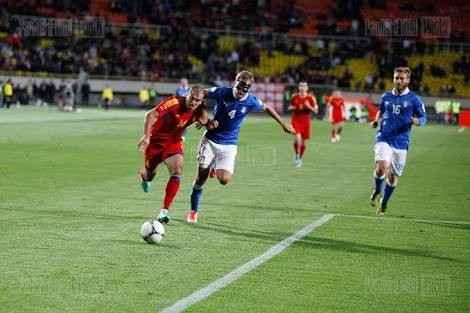
#> input picture day6/field.jpg, 470 x 313 px
$ python ps_3.py
#> lines starting #> are read from the running program, lines starting #| are printed output that depends on the picture
#!/usr/bin/python
from __future__ import print_function
import numpy as np
import cv2
from matplotlib import pyplot as plt
import math

img= cv2.imread('field.jpg',0)
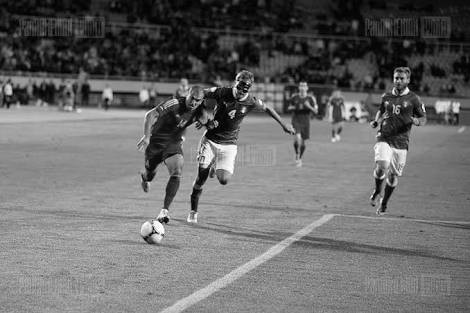
#> img: shape (313, 470); min 0, max 255, mean 105.4
template=cv2.imread('template.jpg',0)
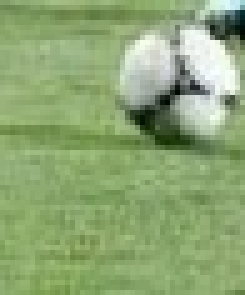
#> input picture day6/template.jpg, 49 x 59 px (shown 5 times larger)
#> template: shape (59, 49); min 2, max 255, mean 153.2
w, h = template.shape[::-1]
#> w = 49; h = 59

methods = ['cv2.TM_CCOEFF', 'cv2.TM_CCOEFF_NORMED', 'cv2.TM_CCORR', 'cv2.TM_CCORR_NORMED', 'cv2.TM_SQDIFF', 'cv2.TM_SQDIFF_NORMED']

for meth in methods:
    img2= img.copy()
    method= eval(meth)
    img_match=cv2.matchTemplate(img2, template,method)

    min_val, max_val, min_loc, max_loc= cv2.minMaxLoc(img_match)
    if method in [cv2.TM_SQDIFF, cv2.TM_SQDIFF_NORMED]:
        top_left= min_loc
    else:
        top_left = max_loc
    bottom_right =(top_left[0]+w, top_left[1]+h)
    cv2.rectangle(img2, top_left, bottom_right, 255, 2)

    plt.subplot(121),plt.imshow(img_match,cmap = 'gray')
    plt.title('Matching Result'), plt.xticks([]), plt.yticks([])
    plt.subplot(122),plt.imshow(img2,cmap = 'gray')
    plt.title('Detected Point'), plt.xticks([]), plt.yticks([])
    plt.suptitle(meth)
    plt.show()
#> this loop made 6 passes
#> (min_val, max_val, min_loc, top_left, bottom_right) on passes 1 to 4: (-1963549.2, 3151439, (10, 80), (117, 215), (166, 274)), (-0.355, 0.976, (10, 80), (117, 215), (166, 274)), (9048167, 72410400, (164, 0), (223, 145), (272, 204)), (0.687, 0.999, (376, 35), (117, 215), (166, 274))
#> (min_val, max_val, max_loc, top_left, bottom_right) on passes 5 to 6: (165776, 54671688, (164, 0), (117, 215), (166, 274)), (0.00231, 1, (0, 0), (117, 215), (166, 274))
#> pass 1, `img_match=cv2.matchTemplate(img2, template,method)`:
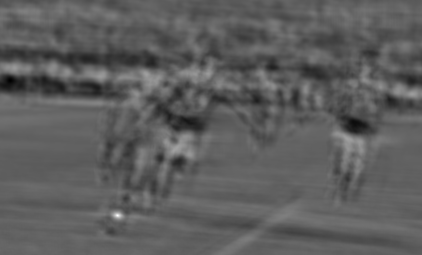
#> img_match: shape (255, 422) float32; min -1963549.2, max 3151439, mean -79538.1; drawn with min black and max white
#> pass 1, `plt.show()`:
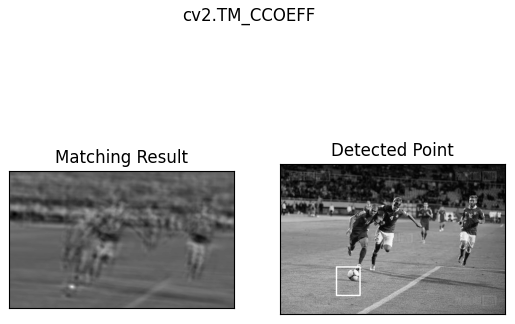
#> figure drawn by matplotlib, 2 panels
#> pass 2, `img_match=cv2.matchTemplate(img2, template,method)`:
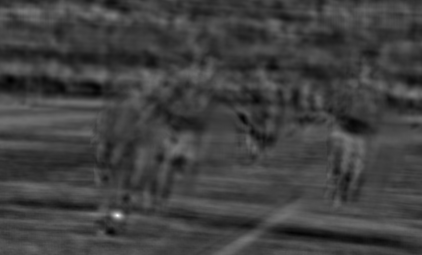
#> img_match: shape (255, 422) float32; min -0.355, max 0.976, mean -0.0162; drawn with min black and max white
#> pass 3, `img_match=cv2.matchTemplate(img2, template,method)`:
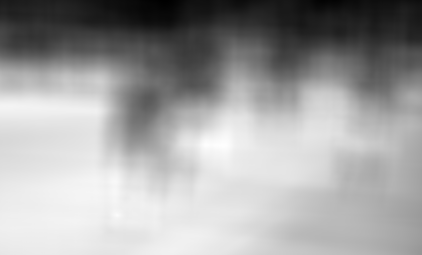
#> img_match: shape (255, 422) float32; min 9048167, max 72410400, mean 49146576; drawn with min black and max white
#> after the loop:
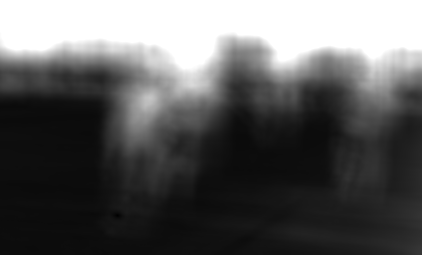
#> img_match: shape (255, 422) float32; min 0.00231, max 1, mean 0.367
